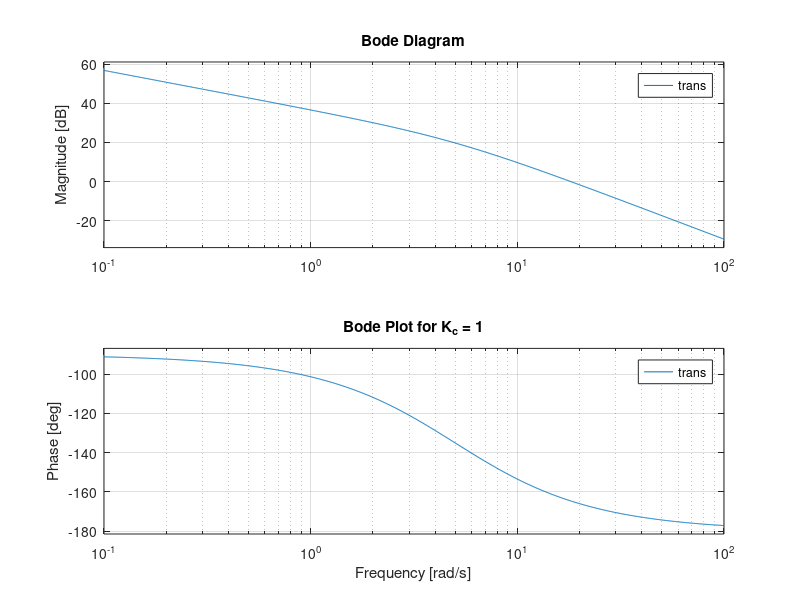
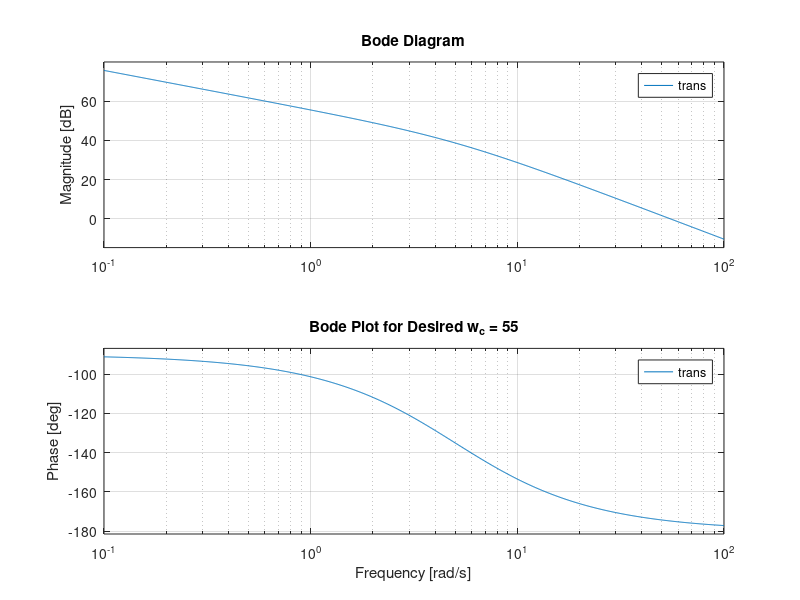
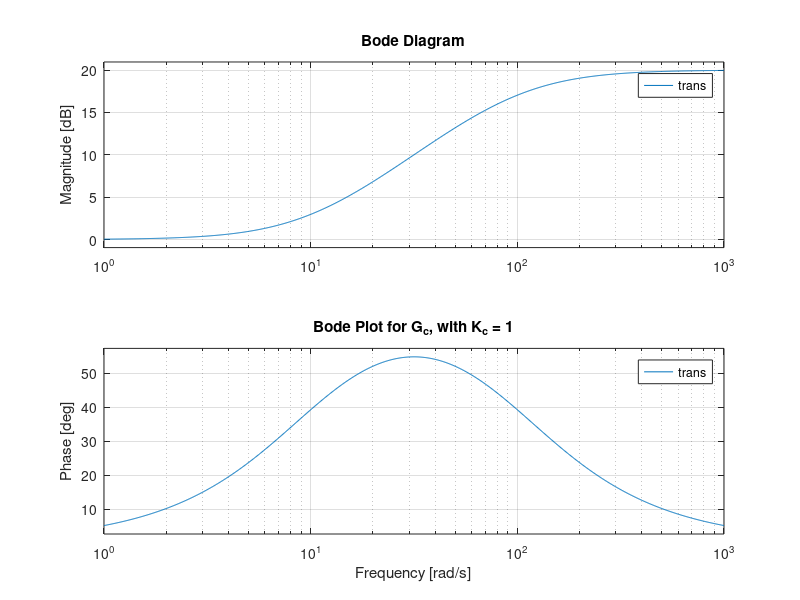
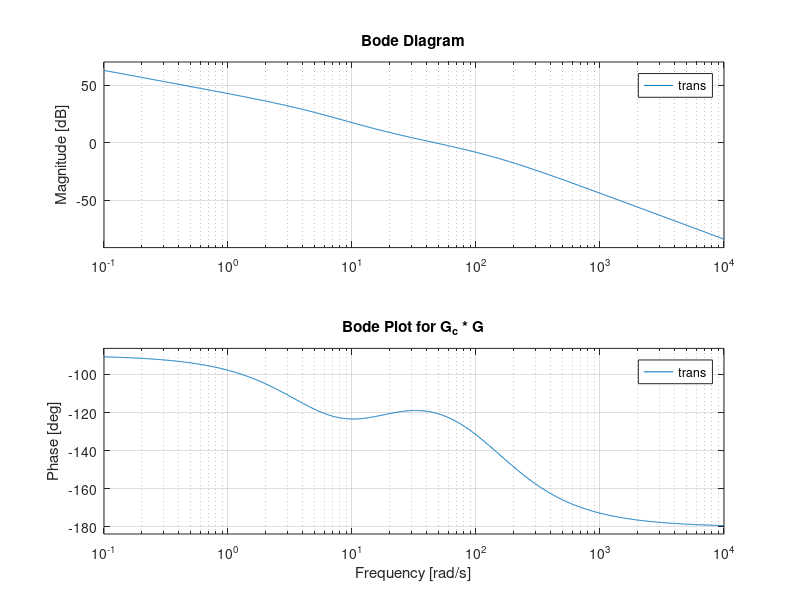

These figures' MATLAB source, in order: (Note: this script raises an error after producing the figures.)
clear;
clc;
close all;

k_pot = 10/2/pi;
k = 18;
tao_m = 2/10;
k_amp = 2.4;

% --------------------------- b ---------------------------

% for k_c = 1
k_c = 1;
trans = tf([k_c*k_pot*k_amp*k], [tao_m, 1, 0]);
figure
bode(trans)
title("Bode Plot for K_c = 1")
[g_m, p_m, w_cg, w_cp] = margin(trans);
fprintf("Gain Margin: %f\n", g_m)
fprintf("Phase Margin: %f\n", p_m)
fprintf("Gain Crossover Frequency: %f\n", w_cg)
fprintf("Phase Crossover Frequency: %f\n", w_cp)

% for w_c = 55
desired_wc = 55;
k_c = 1;
tolerance = 0.01;
max_iterations = 1000;
iteration = 0;
k_cs = [];
while iteration < max_iterations
    trans = tf([k_c*k_pot*k_amp*k], [tao_m, 1, 0]);
    [~, ~, ~, w_c] = margin(trans);
    if abs(w_c - desired_wc) < tolerance
        break;
    end
    k_c = k_c * (desired_wc / w_c);
    iteration = iteration + 1;
end
fprintf("K_c for desired w_c = %f: %f\n", desired_wc, k_c)
figure;
bode(trans)
title("Bode Plot for Desired w_c = 55")

% --------------------------- c ---------------------------
k_c = 1;
trans = tf([0.1*k_c, k_c], [0.01, 1]);
figure;
bode(trans)
title("Bode Plot for G_c, with K_c = 1")

% --------------------------- d ---------------------------
zeta = 0.5169;
w_n = 55.4049;
trans = tf([w_n^2], [1, 2*zeta*w_n, 0]);
[~, p_m, ~, w_cp] = margin(trans);
fprintf("G(s) = %f/(s^2 + %f*s)\n", w_n^2, 2*zeta*w_n)
fprintf("Phase Margin: %f\n", p_m)
fprintf("Phase Crossover Frequency: %f\n", w_cp)

k_pot = 10/2/pi;
k = 18;
tao_m = 2/10;
k_amp = 2.4;

tao_z = 0.068;
tao_p = 0.0073;
k_c = 2;
g_c = tf([tao_z, 1], [tao_p, 1]);
g = tf([k_c*k_pot*k_amp*k], [tao_m, 1, 0]);

trans = g_c * g;
figure;
bode(trans);
title("Bode Plot for G_c * G")
[~, p_m, ~, w_cp] = margin(trans);
fprintf("Phase Margin: %f\n", p_m)
fprintf("Phase Crossover Frequency: %f\n", w_cp)

trans = trans / (1 + trans);
figure;
step(trans)

info = stepinfo(trans);
fprintf("Rise Time: %f\n", info.RiseTime)
fprintf("Overshoot: %f%%\n", info.Overshoot)

figure;
rlocus(g_c * g);
title("Root Locus of G_c * G");

% --------------------------- e ---------------------------
g_c = 0.4 * tf([1/2.3, 1], [1/92, 1]);
figure;
bode(g_c * g);
title("Bode Plot with new G_c");

figure;
step(g_c * g / (1 + g_c * g));
title("Step Response with new G_c");

info = stepinfo(g_c * g / (1 + g_c * g));
fprintf("Rise Time: %f\n", info.RiseTime)
fprintf("Overshoot: %f%%\n", info.Overshoot)